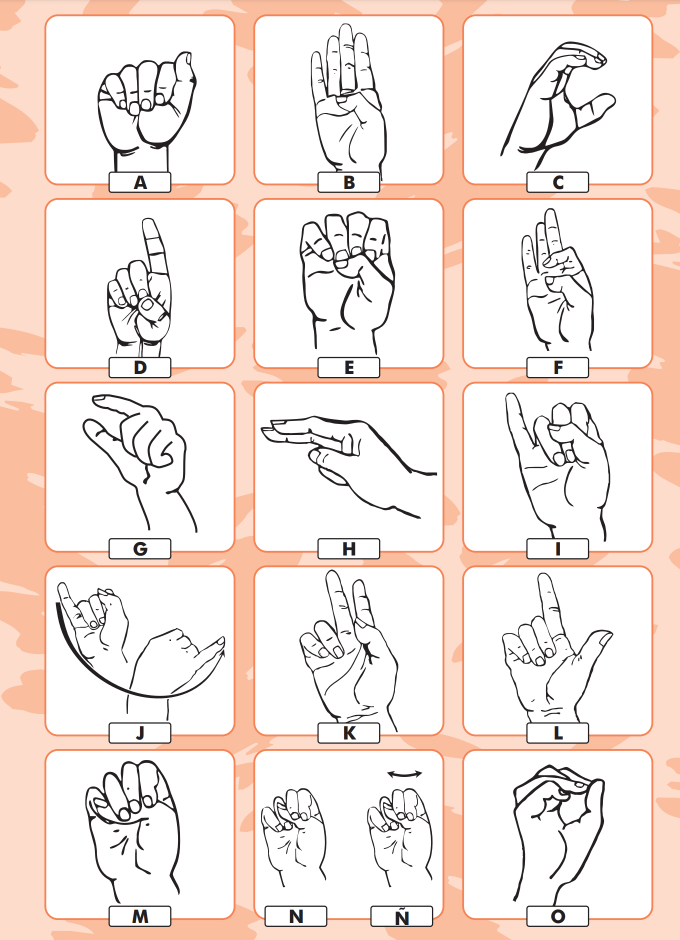
#> input picture Imagenes/Alfabeto.PNG, 1359 x 1880 px, given in place of orig_00000.png, which was not available (shown at 1/2 size)
$ python draw_samples.py ../../Imagenes/Alfabeto.PNG
#> lines starting #> are read from the running program, lines starting #| are printed output that depends on the picture
"""Figures of reconstructions and generated samples for Chapter V. Inputs are small samples copied from the cluster
(fixed positions, not selected by quality). Run from the repository root: python3 docs/s2/draw_samples.py SRC_DIR"""
import sys
from PIL import Image, ImageDraw, ImageFont
H = "/System/Library/Fonts/Helvetica.ttc"
F = lambda s, i=0: ImageFont.truetype(H, s, index=i)
SRC = sys.argv[1]
T, G, INK = 256, 8, (45, 45, 45)

def tile_grid(rows, col_titles, row_titles, left, out):
#> called with left = 12, out = 'Imagenes/recon_comparison.png'
    ncol = len(rows[0]); nrow = len(rows)
    top = 70 if col_titles else 20
    W = left + ncol * (T + G) + 12; Hh = top + nrow * (T + G) + 12
    im = Image.new("RGB", (W, Hh), (255, 255, 255)); d = ImageDraw.Draw(im)
#> after `im = Image.new('RGB', (W, Hh), (255, 255, 255))`: im: PIL image 1080x1138 RGB; every value is 255
    for c, t in enumerate(col_titles or []):
        lines = t.split("\n")
        for k, ln in enumerate(lines):
            d.text((left + c * (T + G) + (T - d.textlength(ln, font=F(21))) / 2, 6 + k * 26), ln, fill=INK, font=F(21))
    for r, row in enumerate(rows):
        y = top + r * (T + G)
        if row_titles:
            lines = row_titles[r].split("\n")
            for k, ln in enumerate(lines):
                d.text((10, y + T / 2 - 14 * len(lines) + k * 28), ln, fill=INK, font=F(23))
        for c, f in enumerate(row):
            im.paste(Image.open(f).convert("RGB").resize((T, T)), (left + c * (T + G), y))
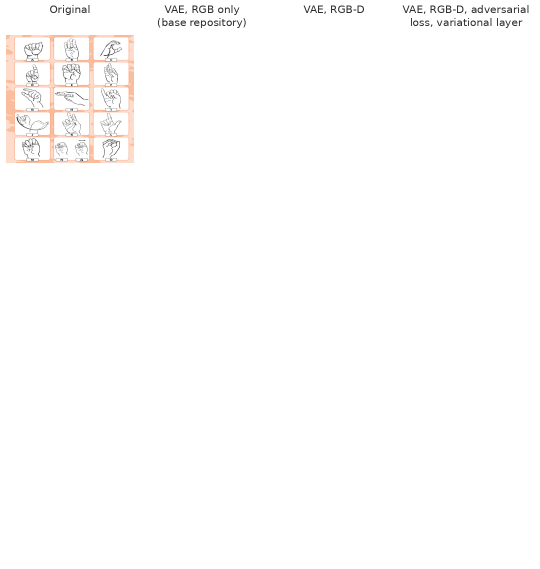
#> im: PIL image 1080x1138 RGB (shown at 1/2 size); mean R, G, B 253.6, 252.9, 252.6
    im.save(out, dpi=(200, 200)); print(out, im.size)

idx = ["00000", "00090", "00180", "00270"]
rows = [[f"{SRC}/recon/{p}_{i}.png" for p in ("orig", "rgb", "rgbd", "gan")] for i in idx]
#> (the run stopped early here; a loop or call above may not have finished)

$ run again, on Imagenes/Alfabeto2.PNG
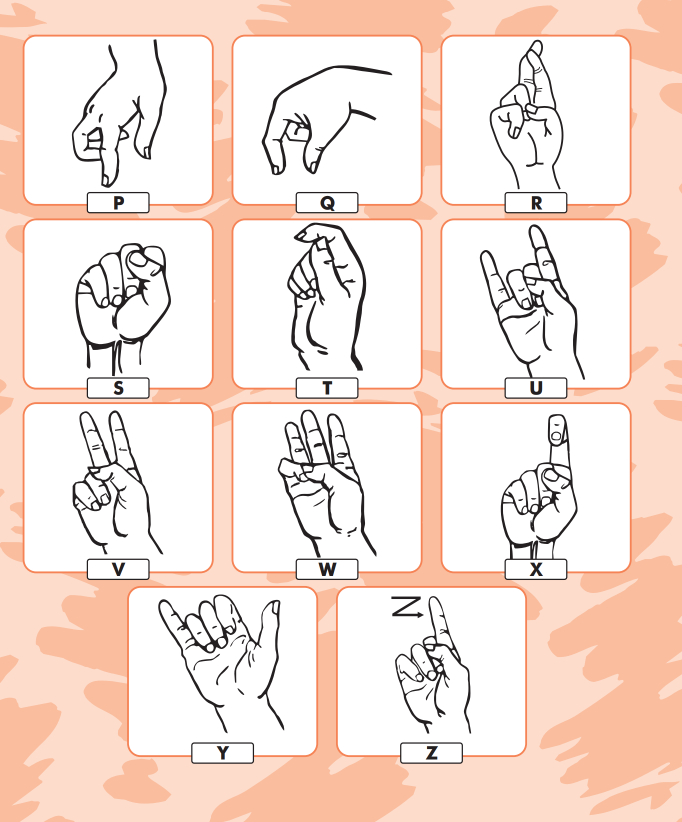
#> input picture Imagenes/Alfabeto2.PNG, 1364 x 1644 px, given in place of orig_00000.png, which was not available (shown at 1/2 size)
#> in tile_grid, `im.paste(Image.open(f).convert("RGB").resize((T, T)), (left + c * (T +..`:
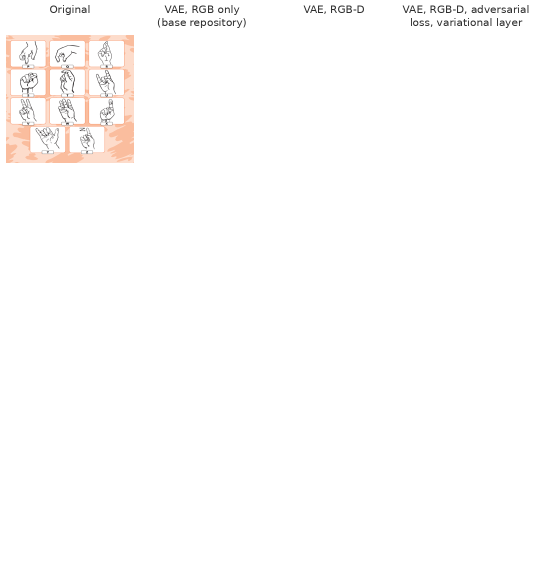
#> im: PIL image 1080x1138 RGB (shown at 1/2 size); mean R, G, B 253.7, 252.6, 252.2

$ run again, on Imagenes/SSdedos.PNG
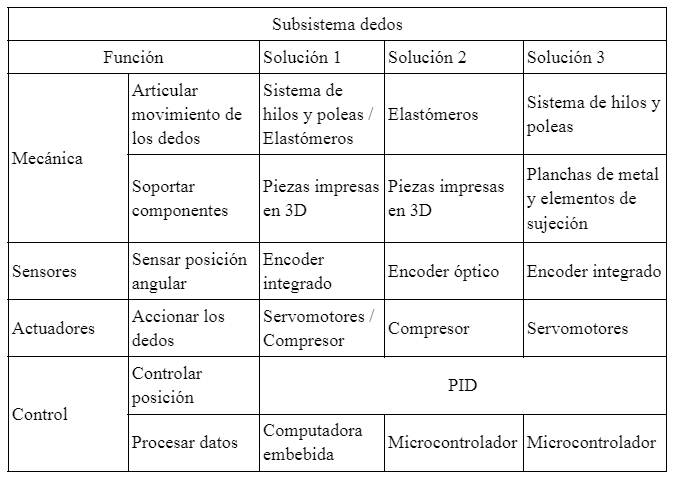
#> input picture Imagenes/SSdedos.PNG, 691 x 486 px, given in place of orig_00000.png, which was not available
#> in tile_grid, `im.paste(Image.open(f).convert("RGB").resize((T, T)), (left + c * (T +..`:
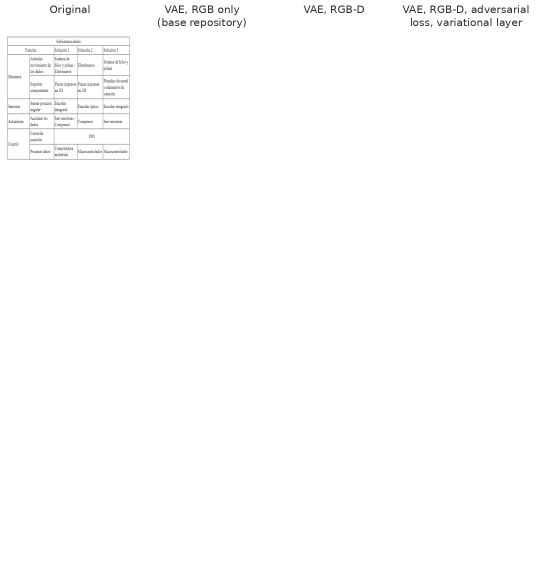
#> im: PIL image 1080x1138 RGB (shown at 1/2 size); min 27, max 255, mean 253.4
